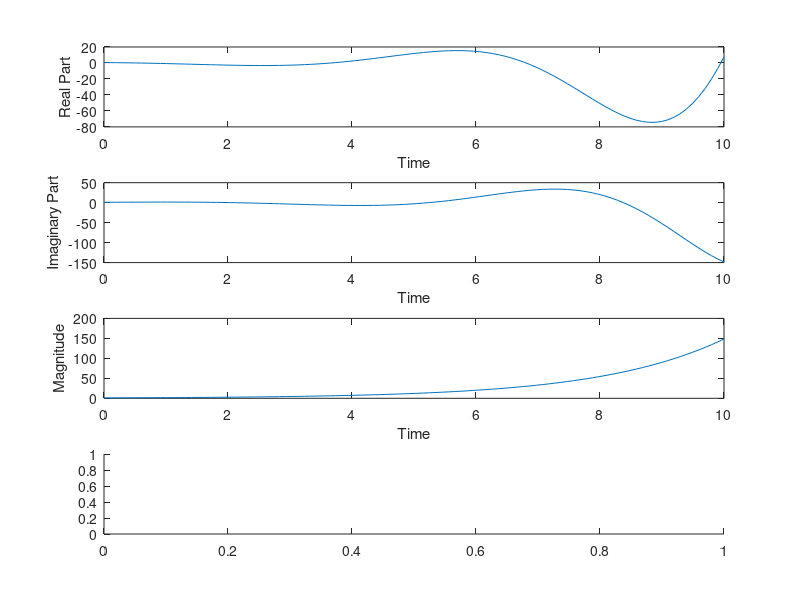

This figure's MATLAB source: (Note: this script raises an error after producing the figure.)
%{
    a)Plot the real and imaginary part of the following signal
        x(t)=e^(0.5t + j(t+pi/3))
    
    b)For the above signal plot the phase and magnitude.


%}

t = linspace(0,10);
fn = 0.5*t + (t+(pi/3))*i;
x_t = exp(fn);

subplot(411);


plot(t,real(x_t));
xlabel('Time');
ylabel('Real Part');

subplot(412);

plot(t,imag(x_t));
xlabel('Time');
ylabel('Imaginary Part');

subplot(413);

plot(t,abs(x_t));
xlabel('Time');
ylabel('Magnitude');


subplot(414);

plot(n,phase(x_t));
xlabel('Time');
ylabel('Phase');
